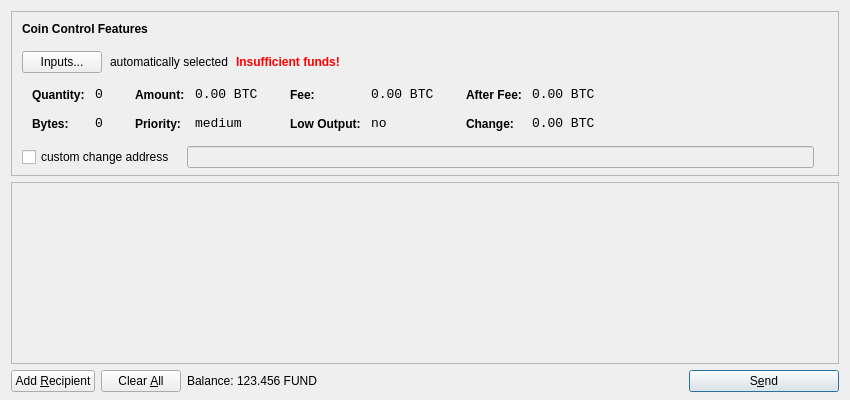
<?xml version="1.0" encoding="UTF-8"?>
<ui version="4.0">
 <class>SendCoinsDialog</class>
 <widget class="QDialog" name="SendCoinsDialog">
  <property name="geometry">
   <rect>
    <x>0</x>
    <y>0</y>
    <width>850</width>
    <height>400</height>
   </rect>
  </property>
  <property name="windowTitle">
   <string>Send Coins</string>
  </property>
  <layout class="QVBoxLayout" name="verticalLayout" stretch="0,1,0">
   <property name="bottomMargin">
    <number>8</number>
   </property>
   <item>
    <widget class="QFrame" name="frameCoinControl">
     <property name="sizePolicy">
      <sizepolicy hsizetype="Expanding" vsizetype="Expanding">
       <horstretch>0</horstretch>
       <verstretch>0</verstretch>
      </sizepolicy>
     </property>
     <property name="maximumSize">
      <size>
       <width>16777215</width>
       <height>16777215</height>
      </size>
     </property>
     <property name="frameShape">
      <enum>QFrame::StyledPanel</enum>
     </property>
     <property name="frameShadow">
      <enum>QFrame::Sunken</enum>
     </property>
     <layout class="QVBoxLayout" name="verticalLayoutCoinControl2">
      <property name="spacing">
       <number>-1</number>
      </property>
      <property name="leftMargin">
       <number>0</number>
      </property>
      <property name="topMargin">
       <number>0</number>
      </property>
      <property name="rightMargin">
       <number>0</number>
      </property>
      <property name="bottomMargin">
       <number>6</number>
      </property>
      <item>
       <layout class="QVBoxLayout" name="verticalLayoutCoinControl" stretch="0,0,0,0,1">
        <property name="spacing">
         <number>0</number>
        </property>
        <property name="leftMargin">
         <number>10</number>
        </property>
        <property name="topMargin">
         <number>10</number>
        </property>
        <item>
         <layout class="QHBoxLayout" name="horizontalLayoutCoinControl1">
          <property name="bottomMargin">
           <number>15</number>
          </property>
          <item>
           <widget class="QLabel" name="labelCoinControlFeatures">
            <property name="sizePolicy">
             <sizepolicy hsizetype="Preferred" vsizetype="Maximum">
              <horstretch>0</horstretch>
              <verstretch>0</verstretch>
             </sizepolicy>
            </property>
            <property name="font">
             <font>
              <weight>75</weight>
              <bold>true</bold>
             </font>
            </property>
            <property name="styleSheet">
             <string notr="true">font-weight:bold;</string>
            </property>
            <property name="text">
             <string>Coin Control Features</string>
            </property>
           </widget>
          </item>
         </layout>
        </item>
        <item>
         <layout class="QHBoxLayout" name="horizontalLayoutCoinControl2" stretch="0,0,0,0">
          <property name="spacing">
           <number>8</number>
          </property>
          <property name="bottomMargin">
           <number>10</number>
          </property>
          <item>
           <widget class="QPushButton" name="pushButtonCoinControl">
            <property name="styleSheet">
             <string notr="true"/>
            </property>
            <property name="text">
             <string>Inputs...</string>
            </property>
           </widget>
          </item>
          <item>
           <widget class="QLabel" name="labelCoinControlAutomaticallySelected">
            <property name="text">
             <string>automatically selected</string>
            </property>
            <property name="margin">
             <number>5</number>
            </property>
           </widget>
          </item>
          <item>
           <widget class="QLabel" name="labelCoinControlInsuffFunds">
            <property name="font">
             <font>
              <weight>75</weight>
              <bold>true</bold>
             </font>
            </property>
            <property name="styleSheet">
             <string notr="true">color:red;font-weight:bold;</string>
            </property>
            <property name="text">
             <string>Insufficient funds!</string>
            </property>
            <property name="margin">
             <number>5</number>
            </property>
           </widget>
          </item>
          <item>
           <spacer name="horizontalSpacerCoinControl">
            <property name="orientation">
             <enum>Qt::Horizontal</enum>
            </property>
            <property name="sizeHint" stdset="0">
             <size>
              <width>40</width>
              <height>1</height>
             </size>
            </property>
           </spacer>
          </item>
         </layout>
        </item>
        <item>
         <widget class="QWidget" name="widgetCoinControl" native="true">
          <property name="sizePolicy">
           <sizepolicy hsizetype="Preferred" vsizetype="Preferred">
            <horstretch>0</horstretch>
            <verstretch>0</verstretch>
           </sizepolicy>
          </property>
          <property name="minimumSize">
           <size>
            <width>0</width>
            <height>0</height>
           </size>
          </property>
          <property name="styleSheet">
           <string notr="true"/>
          </property>
          <layout class="QHBoxLayout" name="horizontalLayoutCoinControl5">
           <property name="margin">
            <number>0</number>
           </property>
           <item>
            <layout class="QHBoxLayout" name="horizontalLayoutCoinControl3" stretch="0,0,0,1">
             <property name="spacing">
              <number>20</number>
             </property>
             <property name="topMargin">
              <number>0</number>
             </property>
             <property name="bottomMargin">
              <number>10</number>
             </property>
             <item>
              <layout class="QFormLayout" name="formLayoutCoinControl1">
               <property name="horizontalSpacing">
                <number>10</number>
               </property>
               <property name="verticalSpacing">
                <number>14</number>
               </property>
               <property name="leftMargin">
                <number>10</number>
               </property>
               <property name="topMargin">
                <number>4</number>
               </property>
               <property name="rightMargin">
                <number>6</number>
               </property>
               <item row="0" column="0">
                <widget class="QLabel" name="labelCoinControlQuantityText">
                 <property name="styleSheet">
                  <string notr="true">font-weight:bold;</string>
                 </property>
                 <property name="text">
                  <string>Quantity:</string>
                 </property>
                 <property name="margin">
                  <number>0</number>
                 </property>
                </widget>
               </item>
               <item row="0" column="1">
                <widget class="QLabel" name="labelCoinControlQuantity">
                 <property name="font">
                  <font>
                   <family>Monospace</family>
                   <pointsize>10</pointsize>
                  </font>
                 </property>
                 <property name="cursor">
                  <cursorShape>IBeamCursor</cursorShape>
                 </property>
                 <property name="contextMenuPolicy">
                  <enum>Qt::ActionsContextMenu</enum>
                 </property>
                 <property name="text">
                  <string notr="true">0</string>
                 </property>
                 <property name="margin">
                  <number>0</number>
                 </property>
                 <property name="textInteractionFlags">
                  <set>Qt::LinksAccessibleByMouse|Qt::TextSelectableByKeyboard|Qt::TextSelectableByMouse</set>
                 </property>
                </widget>
               </item>
               <item row="1" column="0">
                <widget class="QLabel" name="labelCoinControlBytesText">
                 <property name="styleSheet">
                  <string notr="true">font-weight:bold;</string>
                 </property>
                 <property name="text">
                  <string>Bytes:</string>
                 </property>
                </widget>
               </item>
               <item row="1" column="1">
                <widget class="QLabel" name="labelCoinControlBytes">
                 <property name="font">
                  <font>
                   <family>Monospace</family>
                   <pointsize>10</pointsize>
                  </font>
                 </property>
                 <property name="cursor">
                  <cursorShape>IBeamCursor</cursorShape>
                 </property>
                 <property name="contextMenuPolicy">
                  <enum>Qt::ActionsContextMenu</enum>
                 </property>
                 <property name="text">
                  <string notr="true">0</string>
                 </property>
                 <property name="textInteractionFlags">
                  <set>Qt::LinksAccessibleByMouse|Qt::TextSelectableByKeyboard|Qt::TextSelectableByMouse</set>
                 </property>
                </widget>
               </item>
              </layout>
             </item>
             <item>
              <layout class="QFormLayout" name="formLayoutCoinControl2">
               <property name="horizontalSpacing">
                <number>10</number>
               </property>
               <property name="verticalSpacing">
                <number>14</number>
               </property>
               <property name="leftMargin">
                <number>6</number>
               </property>
               <property name="topMargin">
                <number>4</number>
               </property>
               <property name="rightMargin">
                <number>6</number>
               </property>
               <item row="0" column="0">
                <widget class="QLabel" name="labelCoinControlAmountText">
                 <property name="styleSheet">
                  <string notr="true">font-weight:bold;</string>
                 </property>
                 <property name="text">
                  <string>Amount:</string>
                 </property>
                 <property name="margin">
                  <number>0</number>
                 </property>
                </widget>
               </item>
               <item row="0" column="1">
                <widget class="QLabel" name="labelCoinControlAmount">
                 <property name="font">
                  <font>
                   <family>Monospace</family>
                   <pointsize>10</pointsize>
                  </font>
                 </property>
                 <property name="cursor">
                  <cursorShape>IBeamCursor</cursorShape>
                 </property>
                 <property name="contextMenuPolicy">
                  <enum>Qt::ActionsContextMenu</enum>
                 </property>
                 <property name="text">
                  <string notr="true">0.00 BTC</string>
                 </property>
                 <property name="textInteractionFlags">
                  <set>Qt::LinksAccessibleByMouse|Qt::TextSelectableByKeyboard|Qt::TextSelectableByMouse</set>
                 </property>
                </widget>
               </item>
               <item row="1" column="0">
                <widget class="QLabel" name="labelCoinControlPriorityText">
                 <property name="styleSheet">
                  <string notr="true">font-weight:bold;</string>
                 </property>
                 <property name="text">
                  <string>Priority:</string>
                 </property>
                </widget>
               </item>
               <item row="1" column="1">
                <widget class="QLabel" name="labelCoinControlPriority">
                 <property name="font">
                  <font>
                   <family>Monospace</family>
                   <pointsize>10</pointsize>
                  </font>
                 </property>
                 <property name="cursor">
                  <cursorShape>IBeamCursor</cursorShape>
                 </property>
                 <property name="contextMenuPolicy">
                  <enum>Qt::ActionsContextMenu</enum>
                 </property>
                 <property name="text">
                  <string>medium</string>
                 </property>
                 <property name="textInteractionFlags">
                  <set>Qt::LinksAccessibleByMouse|Qt::TextSelectableByKeyboard|Qt::TextSelectableByMouse</set>
                 </property>
                </widget>
               </item>
              </layout>
             </item>
             <item>
              <layout class="QFormLayout" name="formLayoutCoinControl3">
               <property name="horizontalSpacing">
                <number>10</number>
               </property>
               <property name="verticalSpacing">
                <number>14</number>
               </property>
               <property name="leftMargin">
                <number>6</number>
               </property>
               <property name="topMargin">
                <number>4</number>
               </property>
               <property name="rightMargin">
                <number>6</number>
               </property>
               <item row="0" column="0">
                <widget class="QLabel" name="labelCoinControlFeeText">
                 <property name="styleSheet">
                  <string notr="true">font-weight:bold;</string>
                 </property>
                 <property name="text">
                  <string>Fee:</string>
                 </property>
                 <property name="margin">
                  <number>0</number>
                 </property>
                </widget>
               </item>
               <item row="0" column="1">
                <widget class="QLabel" name="labelCoinControlFee">
                 <property name="font">
                  <font>
                   <family>Monospace</family>
                   <pointsize>10</pointsize>
                  </font>
                 </property>
                 <property name="cursor">
                  <cursorShape>IBeamCursor</cursorShape>
                 </property>
                 <property name="contextMenuPolicy">
                  <enum>Qt::ActionsContextMenu</enum>
                 </property>
                 <property name="text">
                  <string notr="true">0.00 BTC</string>
                 </property>
                 <property name="textInteractionFlags">
                  <set>Qt::LinksAccessibleByMouse|Qt::TextSelectableByKeyboard|Qt::TextSelectableByMouse</set>
                 </property>
                </widget>
               </item>
               <item row="1" column="0">
                <widget class="QLabel" name="labelCoinControlLowOutputText">
                 <property name="styleSheet">
                  <string notr="true">font-weight:bold;</string>
                 </property>
                 <property name="text">
                  <string>Low Output:</string>
                 </property>
                </widget>
               </item>
               <item row="1" column="1">
                <widget class="QLabel" name="labelCoinControlLowOutput">
                 <property name="font">
                  <font>
                   <family>Monospace</family>
                   <pointsize>10</pointsize>
                  </font>
                 </property>
                 <property name="cursor">
                  <cursorShape>IBeamCursor</cursorShape>
                 </property>
                 <property name="contextMenuPolicy">
                  <enum>Qt::ActionsContextMenu</enum>
                 </property>
                 <property name="text">
                  <string>no</string>
                 </property>
                 <property name="textInteractionFlags">
                  <set>Qt::LinksAccessibleByMouse|Qt::TextSelectableByKeyboard|Qt::TextSelectableByMouse</set>
                 </property>
                </widget>
               </item>
              </layout>
             </item>
             <item>
              <layout class="QFormLayout" name="formLayoutCoinControl4">
               <property name="horizontalSpacing">
                <number>10</number>
               </property>
               <property name="verticalSpacing">
                <number>14</number>
               </property>
               <property name="leftMargin">
                <number>6</number>
               </property>
               <property name="topMargin">
                <number>4</number>
               </property>
               <property name="rightMargin">
                <number>6</number>
               </property>
               <item row="0" column="0">
                <widget class="QLabel" name="labelCoinControlAfterFeeText">
                 <property name="styleSheet">
                  <string notr="true">font-weight:bold;</string>
                 </property>
                 <property name="text">
                  <string>After Fee:</string>
                 </property>
                 <property name="margin">
                  <number>0</number>
                 </property>
                </widget>
               </item>
               <item row="0" column="1">
                <widget class="QLabel" name="labelCoinControlAfterFee">
                 <property name="font">
                  <font>
                   <family>Monospace</family>
                   <pointsize>10</pointsize>
                  </font>
                 </property>
                 <property name="cursor">
                  <cursorShape>IBeamCursor</cursorShape>
                 </property>
                 <property name="contextMenuPolicy">
                  <enum>Qt::ActionsContextMenu</enum>
                 </property>
                 <property name="text">
                  <string notr="true">0.00 BTC</string>
                 </property>
                 <property name="textInteractionFlags">
                  <set>Qt::LinksAccessibleByMouse|Qt::TextSelectableByKeyboard|Qt::TextSelectableByMouse</set>
                 </property>
                </widget>
               </item>
               <item row="1" column="0">
                <widget class="QLabel" name="labelCoinControlChangeText">
                 <property name="styleSheet">
                  <string notr="true">font-weight:bold;</string>
                 </property>
                 <property name="text">
                  <string>Change:</string>
                 </property>
                </widget>
               </item>
               <item row="1" column="1">
                <widget class="QLabel" name="labelCoinControlChange">
                 <property name="font">
                  <font>
                   <family>Monospace</family>
                   <pointsize>10</pointsize>
                  </font>
                 </property>
                 <property name="cursor">
                  <cursorShape>IBeamCursor</cursorShape>
                 </property>
                 <property name="contextMenuPolicy">
                  <enum>Qt::ActionsContextMenu</enum>
                 </property>
                 <property name="text">
                  <string notr="true">0.00 BTC</string>
                 </property>
                 <property name="textInteractionFlags">
                  <set>Qt::LinksAccessibleByMouse|Qt::TextSelectableByKeyboard|Qt::TextSelectableByMouse</set>
                 </property>
                </widget>
               </item>
              </layout>
             </item>
            </layout>
           </item>
          </layout>
         </widget>
        </item>
        <item>
         <layout class="QHBoxLayout" name="horizontalLayoutCoinControl4" stretch="0,0,0">
          <property name="spacing">
           <number>12</number>
          </property>
          <property name="sizeConstraint">
           <enum>QLayout::SetDefaultConstraint</enum>
          </property>
          <property name="topMargin">
           <number>5</number>
          </property>
          <property name="rightMargin">
           <number>5</number>
          </property>
          <item>
           <widget class="QCheckBox" name="checkBoxCoinControlChange">
            <property name="text">
             <string>custom change address</string>
            </property>
           </widget>
          </item>
          <item>
           <widget class="QLineEdit" name="lineEditCoinControlChange">
            <property name="enabled">
             <bool>false</bool>
            </property>
            <property name="sizePolicy">
             <sizepolicy hsizetype="Expanding" vsizetype="Fixed">
              <horstretch>0</horstretch>
              <verstretch>0</verstretch>
             </sizepolicy>
            </property>
           </widget>
          </item>
          <item>
           <widget class="QLabel" name="labelCoinControlChangeLabel">
            <property name="sizePolicy">
             <sizepolicy hsizetype="Preferred" vsizetype="Expanding">
              <horstretch>0</horstretch>
              <verstretch>0</verstretch>
             </sizepolicy>
            </property>
            <property name="minimumSize">
             <size>
              <width>0</width>
              <height>0</height>
             </size>
            </property>
            <property name="text">
             <string/>
            </property>
            <property name="margin">
             <number>3</number>
            </property>
           </widget>
          </item>
         </layout>
        </item>
        <item>
         <spacer name="verticalSpacerCoinControl">
          <property name="orientation">
           <enum>Qt::Vertical</enum>
          </property>
          <property name="sizeHint" stdset="0">
           <size>
            <width>800</width>
            <height>1</height>
           </size>
          </property>
         </spacer>
        </item>
       </layout>
      </item>
     </layout>
    </widget>
   </item>
   <item>
    <widget class="QScrollArea" name="scrollArea">
     <property name="widgetResizable">
      <bool>true</bool>
     </property>
     <widget class="QWidget" name="scrollAreaWidgetContents">
      <property name="geometry">
       <rect>
        <x>0</x>
        <y>0</y>
        <width>830</width>
        <height>165</height>
       </rect>
      </property>
      <layout class="QVBoxLayout" name="verticalLayout_2">
       <property name="margin">
        <number>0</number>
       </property>
       <item>
        <layout class="QVBoxLayout" name="entries">
         <property name="spacing">
          <number>6</number>
         </property>
        </layout>
       </item>
       <item>
        <spacer name="verticalSpacer">
         <property name="orientation">
          <enum>Qt::Vertical</enum>
         </property>
         <property name="sizeHint" stdset="0">
          <size>
           <width>20</width>
           <height>40</height>
          </size>
         </property>
        </spacer>
       </item>
      </layout>
     </widget>
    </widget>
   </item>
   <item>
    <layout class="QHBoxLayout" name="horizontalLayout">
     <item>
      <widget class="QPushButton" name="addButton">
       <property name="toolTip">
        <string>Send to multiple recipients at once</string>
       </property>
       <property name="text">
        <string>Add &amp;Recipient</string>
       </property>
       <property name="icon">
        <iconset resource="../bitcoin.qrc">
         <normaloff>:/icons/add</normaloff>:/icons/add</iconset>
       </property>
       <property name="autoDefault">
        <bool>false</bool>
       </property>
      </widget>
     </item>
     <item>
      <widget class="QPushButton" name="clearButton">
       <property name="sizePolicy">
        <sizepolicy hsizetype="Minimum" vsizetype="Fixed">
         <horstretch>0</horstretch>
         <verstretch>0</verstretch>
        </sizepolicy>
       </property>
       <property name="toolTip">
        <string>Remove all transaction fields</string>
       </property>
       <property name="text">
        <string>Clear &amp;All</string>
       </property>
       <property name="icon">
        <iconset resource="../bitcoin.qrc">
         <normaloff>:/icons/remove</normaloff>:/icons/remove</iconset>
       </property>
       <property name="autoRepeatDelay">
        <number>300</number>
       </property>
       <property name="autoDefault">
        <bool>false</bool>
       </property>
      </widget>
     </item>
     <item>
      <layout class="QHBoxLayout" name="horizontalLayout_2">
       <property name="spacing">
        <number>3</number>
       </property>
       <item>
        <widget class="QLabel" name="label">
         <property name="text">
          <string>Balance:</string>
         </property>
        </widget>
       </item>
       <item>
        <widget class="QLabel" name="labelBalance">
         <property name="cursor">
          <cursorShape>IBeamCursor</cursorShape>
         </property>
         <property name="text">
          <string>123.456 FUND</string>
         </property>
         <property name="textInteractionFlags">
          <set>Qt::LinksAccessibleByMouse|Qt::TextSelectableByKeyboard|Qt::TextSelectableByMouse</set>
         </property>
        </widget>
       </item>
      </layout>
     </item>
     <item>
      <spacer name="horizontalSpacer">
       <property name="orientation">
        <enum>Qt::Horizontal</enum>
       </property>
       <property name="sizeHint" stdset="0">
        <size>
         <width>40</width>
         <height>20</height>
        </size>
       </property>
      </spacer>
     </item>
     <item>
      <widget class="QPushButton" name="sendButton">
       <property name="minimumSize">
        <size>
         <width>150</width>
         <height>0</height>
        </size>
       </property>
       <property name="toolTip">
        <string>Confirm the send action</string>
       </property>
       <property name="text">
        <string>S&amp;end</string>
       </property>
       <property name="icon">
        <iconset resource="../bitcoin.qrc">
         <normaloff>:/icons/send</normaloff>:/icons/send</iconset>
       </property>
       <property name="default">
        <bool>true</bool>
       </property>
      </widget>
     </item>
    </layout>
   </item>
  </layout>
 </widget>
 <resources>
  <include location="../bitcoin.qrc"/>
 </resources>
 <connections/>
</ui>
